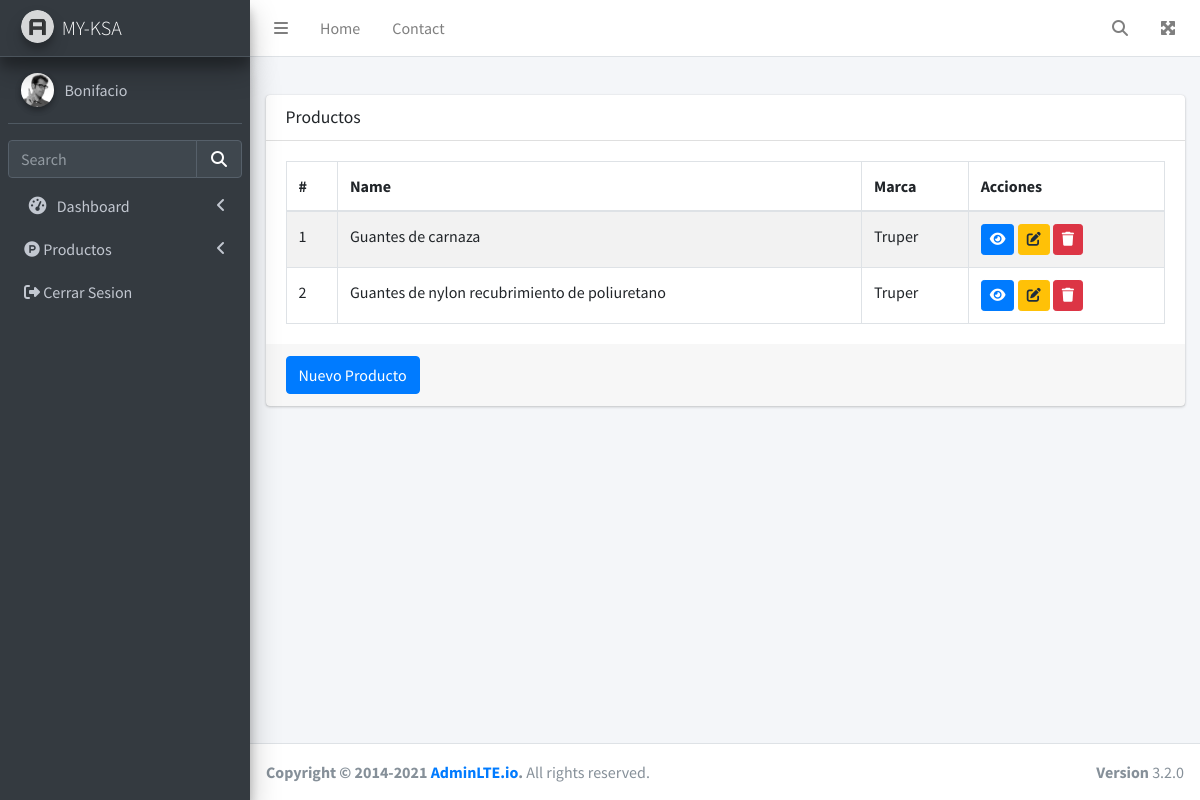
Screenshot of /product/ (signed in) with the database file from the repository.
### src/user/models.py (models this page shows, shortened)
class UserAccount(AbstractBaseUser,Person, PermissionsMixin):
    username = models.CharField(verbose_name="Nombre de Usuario",max_length=150,unique=True,null=False,blank=False)
    email = models.EmailField(verbose_name="Correo Electronico",max_length=255, unique=True, null=False,blank=False)
    phone = models.CharField(verbose_name="telefono",max_length=13,null=False,blank=False)
    is_active = models.BooleanField(default=True)
    is_staff = models.BooleanField(default=False)
    objects = UserAccountManager()
    USERNAME_FIELD = 'username'
    REQUIRED_FIELDS = ['first_name', 'last_name','email']

### src/products/models.py (models this page shows, shortened)
class Product(models.Model):
    id = models.UUIDField(primary_key=True,editable=False,default=uuid.uuid4)
    name = models.CharField(verbose_name="Nombre",max_length=250,blank=False,null=False)
    description = models.TextField(verbose_name="Descripcion",null=True,blank=True)
    image = models.ImageField( verbose_name="Foto",null=True,blank=True)
    category = models.ForeignKey(Category,verbose_name="Categoria",related_name="category",on_delete=models.CASCADE)
    slug = models.SlugField(null=True,blank=True)
    brand = models.ForeignKey(Brand,verbose_name="Marca",related_name="brand",on_delete=models.CASCADE)
    created_at = models.DateTimeField(auto_now_add=True)
    updated_at = models.DateTimeField(auto_now=True)
    class Meta:
        verbose_name = "Product"
        verbose_name_plural = "Products"

class Brand(models.Model):
    id = models.UUIDField(primary_key=True,editable=False,default=uuid.uuid4)
    name = models.CharField(verbose_name="Marca",max_length=250,blank=False,null=False)
    slug = models.SlugField(null=True,blank=True)
    created_at = models.DateTimeField(auto_now_add=True)
    updated_at = models.DateTimeField(auto_now=True)
    class Meta:
        verbose_name = "brand"
        verbose_name_plural = "brands"

### src/products/views.py (the view)
# urls.py: path('',ProductListView.as_view(),name="product_index"),
class ProductListView(LoginRequiredMixin,ListView):
    template_name="product/index.html"
    model=ProductForms.Meta.model
    queryset=ProductForms.Meta.model.objects.all().select_related("brand").order_by('name')
    context_object_name="products_list"
    def get_context_data(self, **kwargs):
        context = super().get_context_data(**kwargs)
        context["title"] = "Productos"
        return context

### template/product/index.html (shortened to what this page needs)
{% extends '../layout/_layout.html' %}
{% block content %}
    <div class="row">
        <div class="col-12">
          <div class="card">
            <div class="card-header">
              <h3 class="card-title">{{title}}</h3>
            </div>
            <div class="card-body">
              <table id="category" class="table table-striped table-bordered">
                <thead>
                  <tr>
                    <th>#</th>
                    <th>Name</th>
                    <th>Marca</th>
                    <th>Acciones</th>
                  </tr>
                </thead>
                <tbody>
                  {% for product in products_list %}
                  <tr>
                    <td>{{forloop.counter}}</td>
                    <td>{{product.name}}</td>
                    <td>{{product.brand.name}}</td>
                    <td>
                      <a href="{% url 'product_detail' product.slug %}" class="btn btn-primary btn-sm">
                          <i class="fa-solid fa-eye"></i>
                      </a>
                      <a
                        class="btn btn-warning btn-sm"
                        href="{% url 'product_edit' product.slug %}"
                        ><i class="fa-solid fa-pen-to-square"></i></a
                      >
                      <a
                        class="btn btn-danger btn-sm"
                        href="{% url 'product_delete' product.slug %}"
                        ><i class="fa-solid fa-trash"></i></a
                      >
                    </td>
                  </tr>
                  {% endfor %}
                </tbody>
              </table>
            </div>
            <div class="card-footer">
              <a href="{% url 'product_store' %}" class="btn btn-primary">Nuevo Producto</a>
            </div>
          </div>
        </div>
      </div>
      {% endblock content %}

### template/components/_sidebar.html (shortened to what this page needs)
{% load static %}
<aside class="main-sidebar sidebar-dark-primary elevation-4">
    <a href="../../index3.html" class="brand-link elevation-4">
        <img src="{% static '/img/AdminLTELogo.png' %}" alt="AdminLTE Logo" class="brand-image img-circle elevation-3" style="opacity: .8">
        <span class="brand-text font-weight-light">MY-KSA</span>
    </a>
    <div class="sidebar">
    <div class="user-panel mt-3 pb-3 mb-3 d-flex">
        <div class="image">
            <img src="{% static 'img/user2-160x160.jpg' %}" class="img-circle elevation-2" alt="User Image">
        </div>
        <div class="info">
            <a href="#" class="d-block">{{user.username}}</a>
        </div>
    </div>
    <div class="form-inline">
        <div class="input-group" data-widget="sidebar-search">
            <input class="form-control form-control-sidebar" type="search" placeholder="Search" aria-label="Search">
            <div class="input-group-append">
                <button class="btn btn-sidebar">
                    <i class="fas fa-search fa-fw"></i>
                </button>
            </div>
        </div>
    </div>
    <nav class="mt-2">
        <ul class="nav nav-pills nav-sidebar flex-column" data-widget="treeview" role="menu" data-accordion="false">
            <li class="nav-item">
                <a href="#" class="nav-link">
                    <i class="nav-icon fas fa-tachometer-alt"></i>
                    <p>
                    Dashboard
                    <i class="right fas fa-angle-left"></i>
                    </p>
                </a>
            </li>
            <li class="nav-item">
                <a href="#" class="nav-link">
                    <i class="fa-brands fa-product-hunt"></i>
                    <p>
                        Productos
                    <i class="right fas fa-angle-left"></i>
                    </p>
                </a>
            </li>
            <li class="nav-item">
                <a class="nav-link" href="{% url 'log_out' %}">
                    <i class="fa-solid fa-right-from-bracket"></i>
                    <p>
                        Cerrar Sesion
                    </p>
                </a>
            </li>
        </ul>
    </nav>
    </div>
</aside>

### rows the page displays
UserAccount: username "Bonifacio"
Product: name "Guantes de carnaza", brand.name "Truper"
Product: name "Guantes de nylon recubrimiento de poliuretano", brand.name "Truper"

### other values shown
{{ title }} "Productos"
